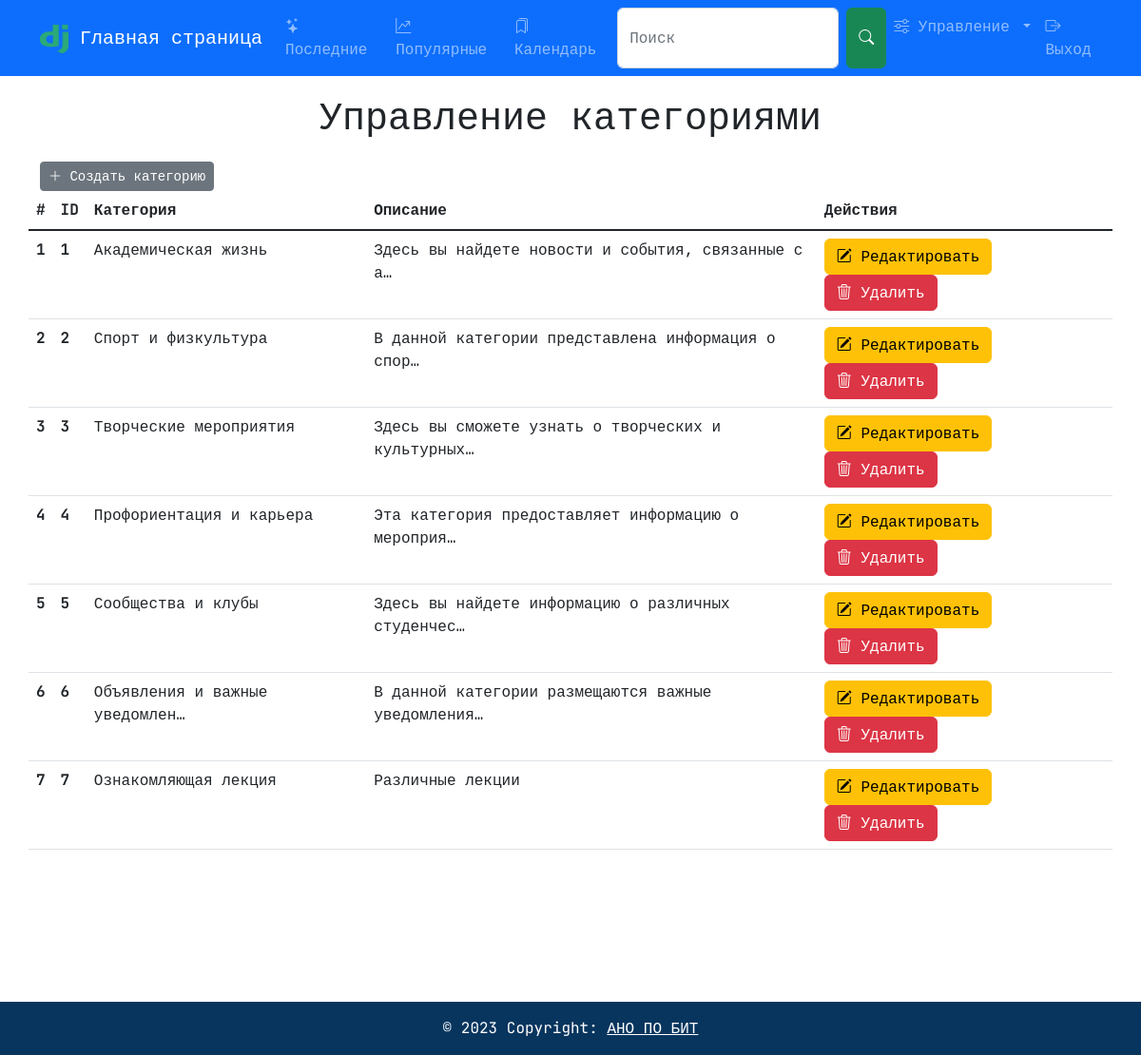
Screenshot of /manage/category/ (signed in) with the database file from the repository.
### blogs/models.py (models this page shows, shortened)
class Category(models.Model):
    category = models.CharField(max_length=30, unique=True)
    slug = models.SlugField(default="", max_length=30)
    desc = models.TextField()
    is_active = models.BooleanField(default=True)

### management/views.py (the view)
# urls.py: path("category/", views.ManageCategory.as_view(), name="category"),
class ManageCategory(View):
    def get(self, request):
        categories = Category.objects.filter(is_active=True)
        return render(request, "management/category.html", {"categories": categories})

### djcms/context_processors.py (called while the page is built)
def admin_media(request):
    return settings.GLOBAL_SETTINGS

### management/templates/management/category.html (shortened to what this page needs)
{% extends 'layout.html' %}
{% block body %}
<div class="container mt-5">
  <div class="row mb-3">
    <h1 class="text-center">
      Управление категориями
    </h1>
  </div>
  <a role="button" class="btn btn-secondary btn-sm round-btn" href='{% url 'manage:create_category' %}'>
    <i class="bi bi-plus-lg"></i>
    Создать категорию
  </a>
  <div class="row">
    <table class="table table-hover">
      <thead>
        <tr>
          <th scope="col">#</th>
          <th scope="col">ID</th>
          <th scope="col">Категория</th>
          <th scope="col">Описание</th>
          <th scope="col">Действия</td>
        </tr>
      </thead>
      <tbody class="table-group-divider">
        {% for category in categories %}
        <tr>
          <th scope="row">{{ forloop.counter }}</th>
          <th>{{ category.id }}</th>
          <td>{{ category.category|truncatechars:30 }}</td>
          <td>{{ category.desc|truncatechars:50 }}</td>
          <td>
            <a class="btn btn-warning" href="{% url 'manage:edit_category' category.id %}" role="button">
              <i class="bi bi-pencil-square"></i>
              Редактировать
            </a>
            <a class="btn btn-danger" href="{% url 'manage:delete_category' category.id %}" role="button">
              <i class="bi bi-trash3"></i>
              Удалить
            </a>
          </td>
        </tr>
        {% endfor %}
      </tbody>
    </table>
  </div>
</div>
{% endblock %}

### templates/layout.html (shortened to what this page needs)
<!doctype html>
<html lang="ru" data-bs-theme="dark">
<head>
  {% load static %}
  <link href="https://cdn.jsdelivr.net/npm/bootstrap@5.2.3/dist/css/bootstrap.min.css" rel="stylesheet">
  <link href="{% static 'css/index.css' %}" rel="stylesheet">
  <link rel="stylesheet" href="https://cdn.jsdelivr.net/npm/bootstrap-icons@1.11.1/font/bootstrap-icons.css">
</head>
<body>
<nav class="navbar navbar-expand-lg navbar-dark bg-primary fixed-top">
  <div class="container">
    <a class="navbar-brand" href="{% url 'index' %}">
      <img src="{% static 'img/logo.png' %}" alt="Логотип" width="30" height="30" class="d-inline-block align-text-top">
      Главная страница
    </a>
    <div class="collapse navbar-collapse" id="navbarSupportedContent">
      <ul class="navbar-nav mx-auto mb-2 mb-lg-0">
        <li class="nav-item">
          <a class="nav-link" aria-current="page" href="{% url 'latest' %}">
            <i class="bi bi-stars"></i>
            Последние
          </a>
        </li>
        <li class="nav-item">
          <a class="nav-link" aria-current="page" href="{% url 'popular' %}">
            <i class="bi bi-graph-up-arrow"></i>
            Популярные
          </a>
        </li>
        <li class="nav-item">
          <a class="nav-link" aria-current="page" href="{% url 'events:calendar' %}">
            <i class="bi bi-bookmarks"></i>
            Календарь
          </a>
        </li>
        <form class="d-flex" role="search" action="{% url 'search' %}" method="get">
          <input class="form-control me-2" type="search" placeholder="Поиск" aria-label="Поиск" name="query">
          <button class="btn btn-success" type="submit">
            <i class="bi bi-search"></i>
          </button>
        </form>
      </ul>
      <ul class="navbar-nav me-auto mb-2 mb-lg-0">
        {% if request.user.is_authenticated %}
          {% if request.user.is_author %}
            <li class="nav-item dropdown">
              <a class="nav-link dropdown-toggle" href="#" role="button" data-bs-toggle="dropdown" aria-expanded="false">
                <i class="bi bi-sliders"></i>
                Управление
              </a>
            </li>
          {% endif %}
          <li class="nav-item">
            <a class="nav-link" aria-current="page" href="{% url 'accounts:logout' %}">
              <i class="bi bi-box-arrow-right"></i>
              Выход
            </a>
          </li>
        {% endif %}
      </ul>
    </div>
  </div>
</nav>
</body>
</html>
{% block body %}{% endblock %}
<section>
  <footer class="text-center text-white">
    <div class="text-center p-3 copyright-text">
      © 2023 Copyright:
      <a class="text-white" href="https://biit39.ru">АНО ПО БИТ</a>
    </div>
  </footer>
</section>
</body>
</html>

### static/css/index.css (style rules this page uses)
body { min-height: 200px; padding-top: 50px; font-family: 'JetBrains Mono', monospace; }
footer { background-color: #0a4275; }
.copyright-text { background-color: rgba(0, 0, 0, 0.2); }

### rows the page displays
Category: id "1", category "Академическая жизнь", desc "Здесь вы найдете новости и события, связанные с а…"
Category: id "2", category "Спорт и физкультура", desc "В данной категории представлена информация о спор…"
Category: id "3", category "Творческие мероприятия", desc "Здесь вы сможете узнать о творческих и культурных…"
Category: id "4", category "Профориентация и карьера", desc "Эта категория предоставляет информацию о мероприя…"
Category: id "5", category "Сообщества и клубы", desc "Здесь вы найдете информацию о различных студенчес…"
Category: id "6", category "Объявления и важные уведомлен…", desc "В данной категории размещаются важные уведомления…"
Category: id "7", category "Ознакомляющая лекция", desc "Различные лекции"
